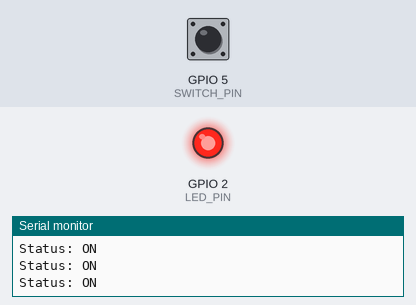
The program below on a simulated ESP32. Shown: output pins drawn as LEDs (lit = HIGH), the last lines printed to the serial monitor. Inputs (shaded band) come from the test bench; at power-on: GPIO 5 (SWITCH_PIN) LOW.

Above: at 1.2 s.
1.3 s: GPIO 5 (SWITCH_PIN) pulled HIGH for 0.25 s
At 1.5 s:
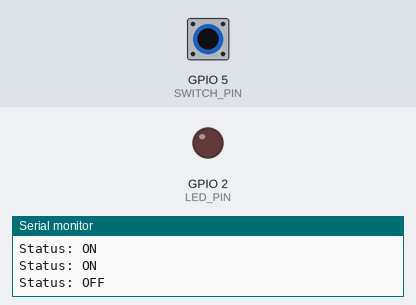
3.1 s: GPIO 5 (SWITCH_PIN) pulled HIGH for 3.2 s
At 7.2 s:
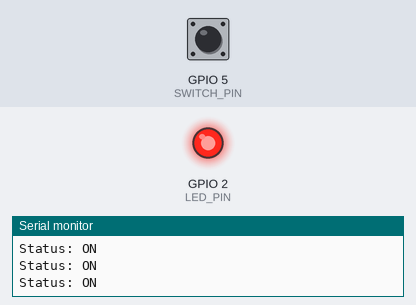
Timing chart, 0 to 8.7 s (numbered marks = the images above; inputs shaded):
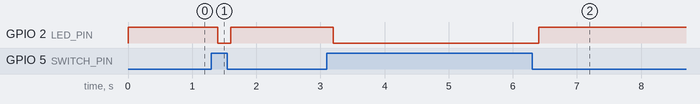

The program:

main.cpp
```cpp
#include <Arduino.h>

// Define the pins
const int SWITCH_PIN = 5;
const int LED_PIN    = 2; // Internal LED

void setup() {
  Serial.begin(115200);

  // Set the switch pin as input with internal pull-up
  pinMode(SWITCH_PIN, INPUT_PULLUP);

  // Set the onboard LED as output
  pinMode(LED_PIN, OUTPUT);

  Serial.println("System Initialized. Flip the switch!");
}

void loop() {
  // Read the current position of the switch
  int switchState = digitalRead(SWITCH_PIN);

  if (switchState == LOW) {
    // Switch is closed (connected to GND)
    digitalWrite(LED_PIN, HIGH);
    Serial.println("Status: ON");
  } else {
    // Switch is open (HIGH due to pull-up)
    digitalWrite(LED_PIN, LOW);
    Serial.println("Status: OFF");
  }

  // Small delay to prevent flooding the Serial Monitor
  delay(200);
}
```

Measured:
- after the input at 1.3 s, GPIO 2 (LED_PIN): HIGH → LOW after 0.10 s, → HIGH 0.20 s later
- after the input at 3.1 s, GPIO 2 (LED_PIN): HIGH → LOW after 0.10 s, → HIGH 3.2 s later
